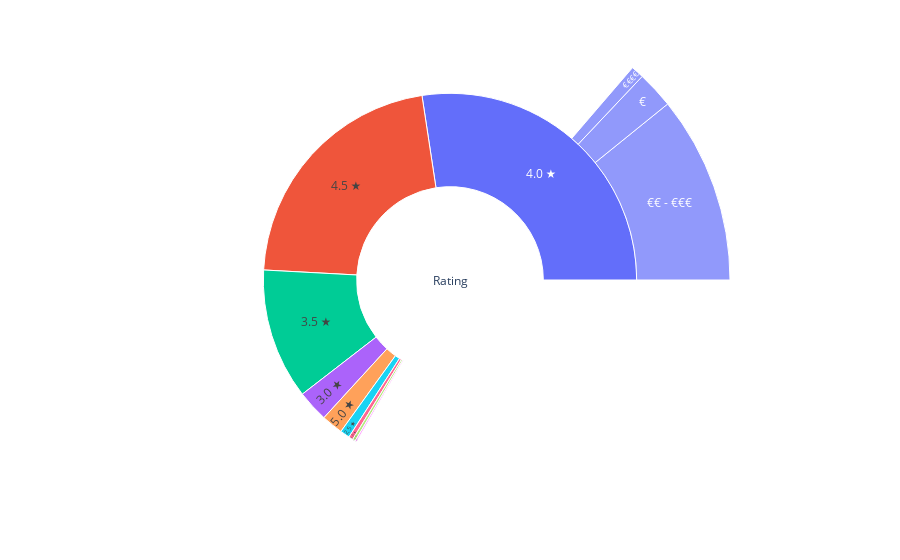

This figure's notebook cell:
### Code cell
fig =go.Figure(go.Sunburst(
    labels=[
        "Rating", 
        "1.0 &#9733;", 
        "1.5 &#9733;", 
        "2.0 &#9733;", 
        "2.5 &#9733;", 
        "3.0 &#9733;", 
        "3.5 &#9733;", 
        "4.0 &#9733;", 
        "4.5 &#9733;", 
        "5.0 &#9733;", 
        "&#8364;", 
        "&#8364;&#8364; - &#8364;&#8364;&#8364;", 
        "&#8364;&#8364;&#8364;&#8364;", 
        "&#8364;", 
        "&#8364;&#8364; - &#8364;&#8364;&#8364;", 
        "&#8364;&#8364;&#8364;&#8364;", 
        "&#8364;", 
        "&#8364;&#8364; - &#8364;&#8364;&#8364;", 
        "&#8364;&#8364;&#8364;&#8364;", 
        "&#8364;", 
        "&#8364;&#8364; - &#8364;&#8364;&#8364;", 
        "&#8364;&#8364;&#8364;&#8364;", 
        "&#8364;", 
        "&#8364;&#8364; - &#8364;&#8364;&#8364;", 
        "&#8364;&#8364;&#8364;&#8364;", 
        "&#8364;", 
        "&#8364;&#8364; - &#8364;&#8364;&#8364;", 
        "&#8364;&#8364;&#8364;&#8364;", 
        "&#8364;", 
        "&#8364;&#8364; - &#8364;&#8364;&#8364;", 
        "&#8364;&#8364;&#8364;&#8364;", 
        "&#8364;", 
        "&#8364;&#8364; - &#8364;&#8364;&#8364;", 
        "&#8364;&#8364;&#8364;&#8364;",
        "&#8364;", 
        "&#8364;&#8364; - &#8364;&#8364;&#8364;", 
        "&#8364;&#8364;&#8364;&#8364;"
        ],
    parents=[
        "", 
        "Rating", 
        "Rating", 
        "Rating", 
        "Rating",
        "Rating", 
        "Rating", 
        "Rating", 
        "Rating",
        "Rating",
        "1.0 &#9733;",
        "1.0 &#9733;",
        "1.0 &#9733;",
        "1.5 &#9733;",
        "1.5 &#9733;",
        "1.5 &#9733;",
        "2.0 &#9733;",
        "2.0 &#9733;",
        "2.0 &#9733;",
        "2.5 &#9733;",
        "2.5 &#9733;",
        "2.5 &#9733;",
        "3.0 &#9733;",
        "3.0 &#9733;",
        "3.0 &#9733;",
        "3.5 &#9733;", 
        "3.5 &#9733;", 
        "3.5 &#9733;", 
        "4.0 &#9733;", 
        "4.0 &#9733;", 
        "4.0 &#9733;", 
        "4.5 &#9733;", 
        "4.5 &#9733;", 
        "4.5 &#9733;", 
        "5.0 &#9733;", 
        "5.0 &#9733;", 
        "5.0 &#9733;"],
    values=[
        df.loc[df.rating == 1.0, 'total_reviews'].sum()+df.loc[df.rating == 1.5, 'total_reviews'].sum()+df.loc[df.rating == 2.0, 'total_reviews'].sum()+df.loc[df.rating == 2.5, 'total_reviews'].sum()+df.loc[df.rating == 3.0, 'total_reviews'].sum()+df.loc[df.rating == 3.5, 'total_reviews'].sum()+df.loc[df.rating == 4.0, 'total_reviews'].sum()+df.loc[df.rating == 4.5, 'total_reviews'].sum()+df.loc[df.rating == 5.0, 'total_reviews'].sum(),
        df.loc[df.rating == 1.0, 'total_reviews'].sum(),
        df.loc[df.rating == 1.5, 'total_reviews'].sum(),
        df.loc[df.rating == 2.0, 'total_reviews'].sum(),
        df.loc[df.rating == 2.5, 'total_reviews'].sum(),
        df.loc[df.rating == 3.0, 'total_reviews'].sum(),
        df.loc[df.rating == 3.5, 'total_reviews'].sum(),
        df.loc[df.rating == 4.0, 'total_reviews'].sum(),
        df.loc[df.rating == 4.5, 'total_reviews'].sum(),
        df.loc[df.rating == 5.0, 'total_reviews'].sum(),
        df.loc[(df.rating == 1.0) & (df.price == 1), 'total_reviews'].sum(),
        df.loc[(df.rating == 1.0) & (df.price == 2.5), 'total_reviews'].sum(),
        df.loc[(df.rating == 1.0) & (df.price == 4), 'total_reviews'].sum(),
        df.loc[(df.rating == 1.5) & (df.price == 1), 'total_reviews'].sum(),
        df.loc[(df.rating == 1.5) & (df.price == 2.5), 'total_reviews'].sum(),
        df.loc[(df.rating == 1.5) & (df.price == 4), 'total_reviews'].sum(),
        df.loc[(df.rating == 2.0) & (df.price == 1), 'total_reviews'].sum(),
        df.loc[(df.rating == 2.0) & (df.price == 2.5), 'total_reviews'].sum(),
        df.loc[(df.rating == 2.0) & (df.price == 4), 'total_reviews'].sum(),
        df.loc[(df.rating == 2.5) & (df.price == 1), 'total_reviews'].sum(),
        df.loc[(df.rating == 2.5) & (df.price == 2.5), 'total_reviews'].sum(),
        df.loc[(df.rating == 2.5) & (df.price == 4), 'total_reviews'].sum(),
        df.loc[(df.rating == 3.0) & (df.price == 1), 'total_reviews'].sum(),
        df.loc[(df.rating == 3.0) & (df.price == 2.5), 'total_reviews'].sum(),
        df.loc[(df.rating == 3.0) & (df.price == 4), 'total_reviews'].sum(),
        df.loc[(df.rating == 3.5) & (df.price == 1), 'total_reviews'].sum(),
        df.loc[(df.rating == 3.5) & (df.price == 2.5), 'total_reviews'].sum(),
        df.loc[(df.rating == 3.5) & (df.price == 4), 'total_reviews'].sum(),
        df.loc[(df.rating == 4.0) & (df.price == 1), 'total_reviews'].sum(),
        df.loc[(df.rating == 4.0) & (df.price == 2.5), 'total_reviews'].sum(),
        df.loc[(df.rating == 4.0) & (df.price == 4), 'total_reviews'].sum(),
        df.loc[(df.rating == 4.5) & (df.price == 1), 'total_reviews'].sum(),
        df.loc[(df.rating == 4.5) & (df.price == 2.5), 'total_reviews'].sum(),
        df.loc[(df.rating == 4.5) & (df.price == 4), 'total_reviews'].sum(),
        df.loc[(df.rating == 5.0) & (df.price == 1), 'total_reviews'].sum(),
        df.loc[(df.rating == 5.0) & (df.price == 2.5), 'total_reviews'].sum(),
        df.loc[(df.rating == 5.0) & (df.price == 4), 'total_reviews'].sum()],
))
fig.update_layout(margin = dict(t=0, l=0, r=0, b=0))

fig.show()
fig.write_html("sunburst.html")
# la maggior parte dei ristoranti ha un voto tra le 4 e le 4.5 stelle con predominanza dei ristoranti in fascia di prezzo media. La categoria dei ristoranti con 5 stelle, invece, presenta ugual numero di
# ristoranti di fascia economica e media

### Figure 1 — Plotly figure (JSON) as saved in the notebook; plotly's stock layout.template omitted (floating-point values rounded to 4 significant figures)
{"data": [{"labels": ["Rating", "1.0 &#9733;", "1.5 &#9733;", "2.0 &#9733;", "2.5 &#9733;", "3.0 &#9733;", "3.5 &#9733;", "4.0 &#9733;", "4.5 &#9733;", "5.0 &#9733;", "&#8364;", "&#8364;&#8364; - &#8364;&#8364;&#8364;", "&#8364;&#8364;&#8364;&#8364;", "&#8364;", "&#8364;&#8364; - &#8364;&#8364;&#8364;", "&#8364;&#8364;&#8364;&#8364;", "&#8364;", "&#8364;&#8364; - &#8364;&#8364;&#8364;", "&#8364;&#8364;&#8364;&#8364;", "&#8364;", "&#8364;&#8364; - &#8364;&#8364;&#8364;", "&#8364;&#8364;&#8364;&#8364;", "&#8364;", "&#8364;&#8364; - &#8364;&#8364;&#8364;", "&#8364;&#8364;&#8364;&#8364;", "&#8364;", "&#8364;&#8364; - &#8364;&#8364;&#8364;", "&#8364;&#8364;&#8364;&#8364;", "&#8364;", "&#8364;&#8364; - &#8364;&#8364;&#8364;", "&#8364;&#8364;&#8364;&#8364;", "&#8364;", "&#8364;&#8364; - &#8364;&#8364;&#8364;", "&#8364;&#8364;&#8364;&#8364;", "&#8364;", "&#8364;&#8364; - &#8364;&#8364;&#8364;", "&#8364;&#8364;&#8364;&#8364;"], "parents": ["", "Rating", "Rating", "Rating", "Rating", "Rating", "Rating", "Rating", "Rating", "Rating", "1.0 &#9733;", "1.0 &#9733;", "1.0 &#9733;", "1.5 &#9733;", "1.5 &#9733;", "1.5 &#9733;", "2.0 &#9733;", "2.0 &#9733;", "2.0 &#9733;", "2.5 &#9733;", "2.5 &#9733;", "2.5 &#9733;", "3.0 &#9733;", "3.0 &#9733;", "3.0 &#9733;", "3.5 &#9733;", "3.5 &#9733;", "3.5 &#9733;", "4.0 &#9733;", "4.0 &#9733;", "4.0 &#9733;", "4.5 &#9733;", "4.5 &#9733;", "4.5 &#9733;", "5.0 &#9733;", "5.0 &#9733;", "5.0 &#9733;"], "type": "sunburst", "values": [1811727, 3815, 6714, 10296, 22678, 74118, 307885, 744637, 590909, 50675, 451, 1038, 2326, 1506, 3052, 2156, 854, 7798, 1644, 2427, 18128, 2123, 9023, 64412, 683, 58866, 243571, 5448, 116152, 588171, 40314, 91089, 463552, 36268, 26336, 22546, 1793]}], "layout": {"margin": {"b": 0, "l": 0, "r": 0, "t": 0}}}
